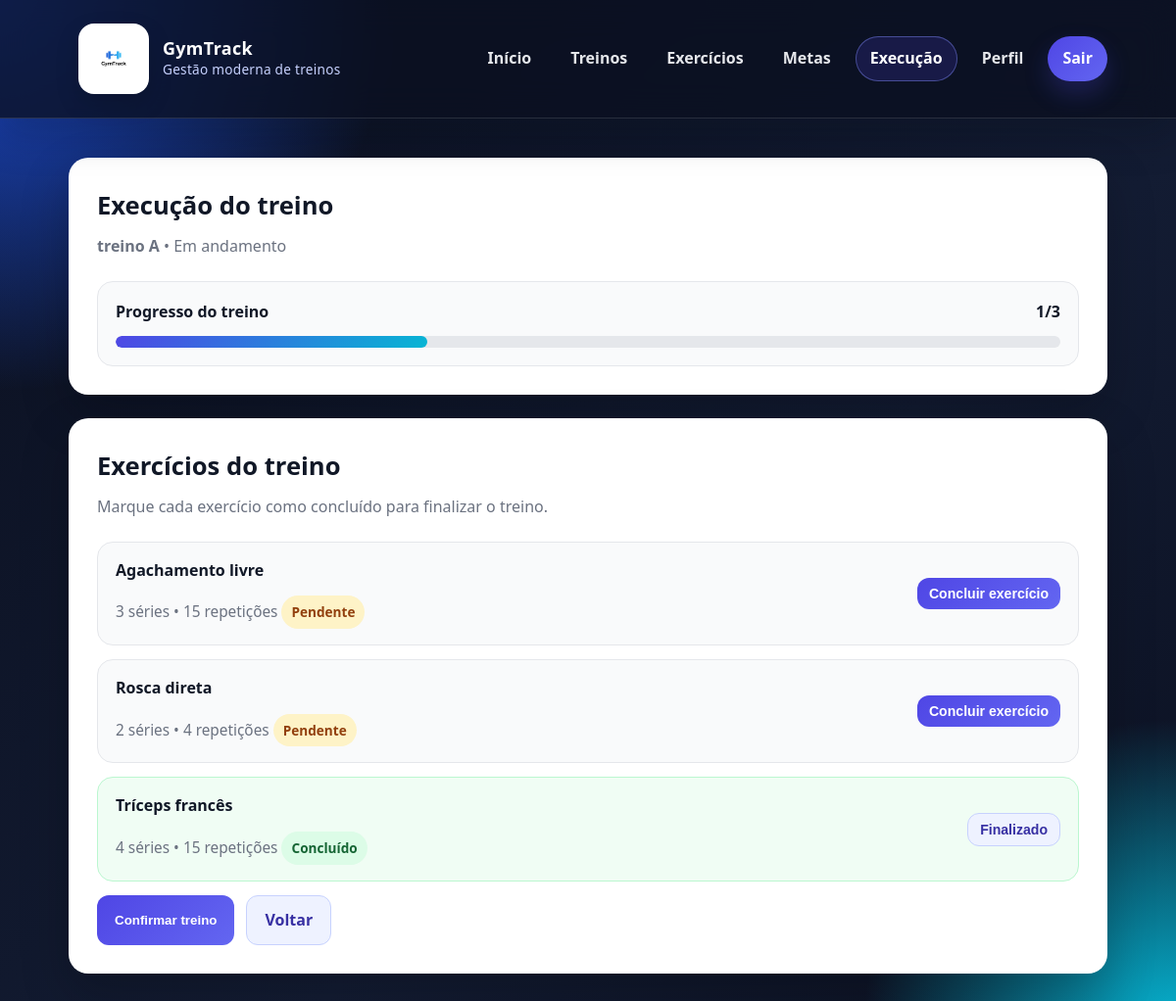
/execucao/4/ (signed in), run on an earlier commit of the app's database.
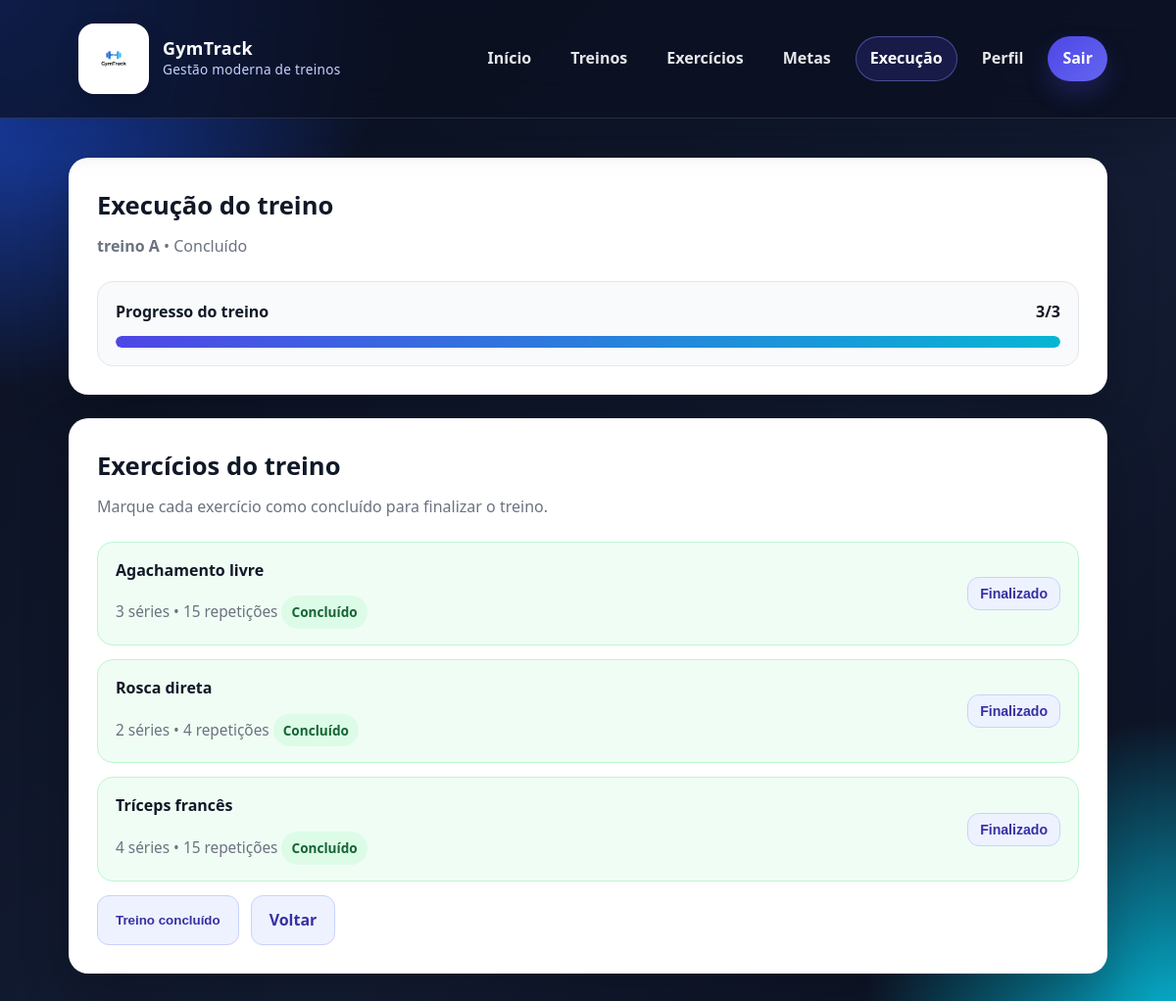
And on a later commit of the database.
### core/models.py (models this page shows, shortened)
class ExecucaoTreino(models.Model):
    STATUS_CHOICES = [
        ('em_andamento', 'Em andamento'),
        ('concluido', 'Concluído'),
    ]
    treino = models.ForeignKey(Treino, on_delete=models.CASCADE, related_name='execucoes')
    data_execucao = models.DateTimeField(auto_now_add=True)
    status = models.CharField(max_length=20, choices=STATUS_CHOICES, default='em_andamento')
    @property
    def total_exercicios(self):
        return self.itens.count()
    @property
    def exercicios_concluidos(self):
        return self.itens.filter(concluido=True).count()
    @property
    def exercicios_pendentes(self):
        pendentes = self.total_exercicios - self.exercicios_concluidos
        return pendentes if pendentes > 0 else 0
    @property
    def tem_exercicios_concluidos(self):
        return self.exercicios_concluidos > 0
    @property
    def tem_exercicios_pendentes(self):
        return self.itens.filter(concluido=False).exists()
    @property
    def esta_parcial(self):
        return self.tem_exercicios_concluidos and self.tem_exercicios_pendentes
    @property
    def concluido_com_pendencias(self):
        return self.status == 'concluido' and self.exercicios_pendentes > 0

class ExecucaoExercicio(models.Model):
    execucao = models.ForeignKey(ExecucaoTreino, on_delete=models.CASCADE, related_name='itens')
    exercicio = models.ForeignKey(Exercicio, on_delete=models.CASCADE)
    concluido = models.BooleanField(default=False)
    data_conclusao = models.DateTimeField(null=True, blank=True)

class Treino(models.Model):
    usuario = models.ForeignKey(User, on_delete=models.CASCADE)
    nome = models.CharField(max_length=100)

class Exercicio(models.Model):
    treino = models.ForeignKey(Treino, on_delete=models.CASCADE, related_name='exercicios')
    exercicio_base = models.ForeignKey(
        ExercicioBase,
        on_delete=models.CASCADE,
        related_name='exercicios_do_sistema',
        null=True,
        blank=True
    )
    nome = models.CharField(max_length=100, blank=True, null=True)
    series = models.PositiveIntegerField()
    repeticoes = models.PositiveIntegerField()

class ExercicioBase(models.Model):
    nome = models.CharField(max_length=100, unique=True)
    grupo_muscular = models.CharField(max_length=50)

### core/views.py (the view)
# urls.py: path('execucao/<int:execucao_id>/', views.execucao_detalhe_view, name='execucao_detalhe'),
@login_required
def execucao_detalhe_view(request, execucao_id):
    execucao = get_object_or_404(
        ExecucaoTreino.objects.select_related('treino').prefetch_related('itens__exercicio__exercicio_base'),
        id=execucao_id,
        treino__usuario=request.user
    )
    return render(request, 'core/execucao_detalhe.html', {
        'execucao': execucao
    })

### core/templates/core/execucao_detalhe.html (shortened to what the changed rows need)
{% extends 'core/base.html' %}
{% block content %}
<section class="page-grid">
    <div class="content-card">
        <h2 class="section-title">Execução do treino</h2>
        <p class="section-subtitle">
            <strong>{{ execucao.treino.nome }}</strong> • {{ execucao.get_status_display }}
        </p>
        <div class="progress-card">
            <div class="progress-header">
                <span>Progresso do treino</span>
                <strong>{{ execucao.exercicios_concluidos }}/{{ execucao.total_exercicios }}</strong>
            </div>
            <div class="progress-bar">
                <div class="progress-fill"
                     style="width:
                     {% if execucao.total_exercicios > 0 %}
                        {% widthratio execucao.exercicios_concluidos execucao.total_exercicios 100 %}%
                     {% else %}
                        0%
                     {% endif %};">
                </div>
            </div>
        </div>
    </div>
    <div class="list-card">
        {% if execucao.itens.all %}
            <ul class="items-list">
                {% for item in execucao.itens.all %}
                    <li class="item execution-item {% if item.concluido %}execution-complete{% endif %}">
                        <div>
                            <strong>
                                {% if item.exercicio.exercicio_base %}
                                    {{ item.exercicio.exercicio_base.nome }}
                                {% else %}
                                    {{ item.exercicio.nome }}
                                {% endif %}
                            </strong>
                            <span>
                                {{ item.exercicio.series }} séries • {{ item.exercicio.repeticoes }} repetições
                            </span>
                            {% if item.concluido %}
                                <div class="status-badge status-done">Concluído</div>
                            {% else %}
                                <div class="status-badge status-pending">Pendente</div>
                            {% endif %}
                        </div>
                                                {% if not item.concluido and execucao.status != 'concluido' %}
                            <form method="post"
                                  class="submit-once-form"
                                  action="{% url 'concluir_exercicio' item.id %}">
                                <button type="submit"
                                        class="btn btn-primary btn-sm submit-btn"
                                        data-loading-text="Marcando...">
                                    Concluir exercício
                                </button>
                            </form>
                        {% elif item.concluido %}
                            <button type="button" class="btn btn-secondary btn-sm" disabled>
                                Finalizado
                            </button>
                        {% else %}
                            <button type="button" class="btn btn-secondary btn-sm" disabled>
                                Encerrado
                            </button>
                        {% endif %}
                    </li>
                {% endfor %}
            </ul>
        {% endif %}
        <div class="form-actions">
            {% if execucao.status != 'concluido' %}
                {% if execucao.esta_parcial %}
                    <button type="button" class="btn btn-primary" id="abrir-confirmacao-parcial">
                        Confirmar treino
                    </button>
                {% endif %}
            {% else %}
                <button type="button" class="btn btn-secondary" disabled>
                    Treino concluído
                </button>
            {% endif %}
            <a href="{% url 'execucao' %}" class="btn btn-secondary">Voltar</a>
        </div>
    </div>
</section>
{% endblock %}

What changed in the data, as far as the page shows it:
changed ExecucaoTreino "treino A": status "Em andamento" → "Concluído"; exercicios_concluidos "1" → "3"
changed ExecucaoExercicio "Agachamento livre": concluido "Pendente Concluir exercício" → "Concluído Finalizado"
changed ExecucaoExercicio "Rosca direta": concluido "Pendente Concluir exercício" → "Concluído Finalizado"
Also different on the page:
text no longer shown: "Confirmar treino"
text now shown: "Treino concluído"
